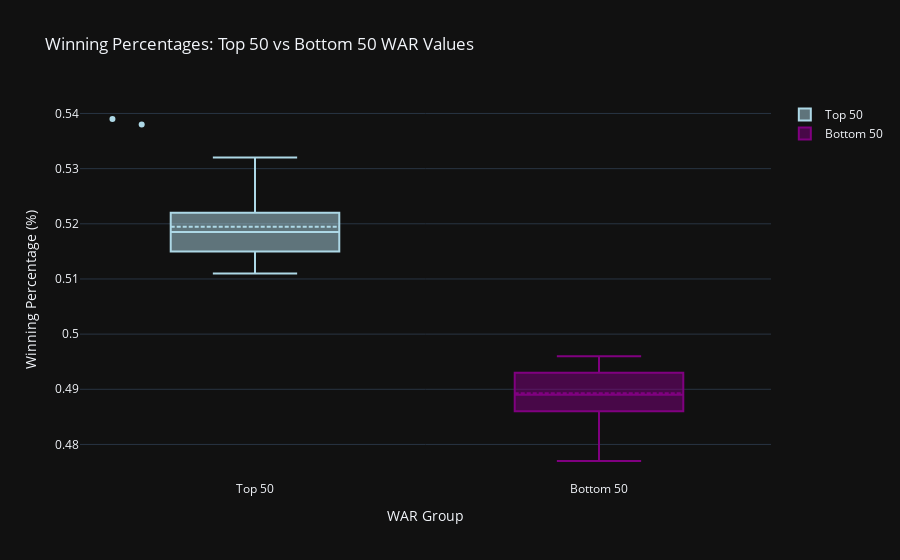

The notebook cell this image was saved under:
### Code cell
import os
import pandas as pd
import plotly.graph_objects as go

# Define the path to your CSV file
csv_file_path = 'WAR_2023.csv'

# Check if the file exists
if not os.path.exists(csv_file_path):
    raise FileNotFoundError(f"The file '{csv_file_path}' does not exist.")

try:
    # Attempt to read the CSV file with different encodings
    try:
        df = pd.read_csv(csv_file_path, encoding='utf-8')
    except UnicodeDecodeError:
        try:
            df = pd.read_csv(csv_file_path, encoding='latin1')
        except UnicodeDecodeError:
            df = pd.read_csv(csv_file_path, encoding='iso-8859-1')
except Exception as e:
    raise ValueError(f"Error reading the CSV file: {e}")

# Ensure the CSV file has at least 18 columns
if df.shape[1] < 18:
    raise ValueError("The CSV file does not have at least 18 columns.")

try:
    # Extract the 16th column (index 15, since indexing starts from 0)
    column_16 = df.iloc[:, 15]

    # Ensure the column contains numeric values
    column_16 = pd.to_numeric(column_16, errors='coerce')
    
    # Drop NaN values that cannot be converted to numeric
    column_16 = column_16.dropna()

    # Sort the column in descending order and select the top 50 values
    top_50_values = column_16.nlargest(50)

    # Sort the column in ascending order and select the bottom 50 values
    bottom_50_values = column_16.nsmallest(50)

    # Extract the corresponding 18th column (index 17, since indexing starts from 0) values
    top_50_column_18 = df.iloc[top_50_values.index, 17]
    bottom_50_column_18 = df.iloc[bottom_50_values.index, 17]

    # Ensure the columns contain numeric values
    top_50_column_18 = pd.to_numeric(top_50_column_18, errors='coerce').dropna()
    bottom_50_column_18 = pd.to_numeric(bottom_50_column_18, errors='coerce').dropna()

    # Create a DataFrame for Plotly
    plot_df = pd.DataFrame({
        'WAR Group': ['Top 50'] * len(top_50_column_18) + ['Bottom 50'] * len(bottom_50_column_18),
        'Winning Percentage': pd.concat([top_50_column_18, bottom_50_column_18])
    })

    # Create the enhanced box plot with individual data points
    fig = go.Figure()

    # Add box plots for Top 50 and Bottom 50
    fig.add_trace(go.Box(
        y=plot_df[plot_df['WAR Group'] == 'Top 50']['Winning Percentage'],
        name='Top 50',
        boxmean=True,  # Display mean line
        jitter=0.3,  # Spread out points for better visibility
        pointpos=-1.5,  # Position points to the left of the box plot
        marker=dict(color='lightblue'),
        line=dict(color='lightblue')
    ))

    fig.add_trace(go.Box(
        y=plot_df[plot_df['WAR Group'] == 'Bottom 50']['Winning Percentage'],
        name='Bottom 50',
        boxmean=True,  # Display mean line
        jitter=0.3,  # Spread out points for better visibility
        pointpos=-1.5,  # Position points to the left of the box plot
        marker=dict(color='purple'),
        line=dict(color='purple')
    ))

    # Customize the layout
    fig.update_layout(
        title='Winning Percentages: Top 50 vs Bottom 50 WAR Values',
        yaxis_title='Winning Percentage (%)',
        xaxis_title='WAR Group',
        template='plotly_dark',
        showlegend=True
    )

    # Show the interactive plot
    fig.show()

except Exception as e:
    raise ValueError(f"Error processing the columns: {e}")

### Figure 1 — Plotly figure (JSON) as saved in the notebook; plotly's stock layout.template omitted (floating-point values rounded to 4 significant figures)
{"data": [{"boxmean": true, "jitter": 0.3, "line": {"color": "lightblue"}, "marker": {"color": "lightblue"}, "name": "Top 50", "pointpos": -1.5, "type": "box", "y": [0.539, 0.538, 0.532, 0.531, 0.532, 0.527, 0.525, 0.524, 0.528, 0.523, 0.523, 0.524, 0.52, 0.522, 0.521, 0.52, 0.52, 0.519, 0.52, 0.519, 0.519, 0.518, 0.519, 0.518, 0.519, 0.516, 0.518, 0.517, 0.517, 0.519, 0.518, 0.516, 0.514, 0.515, 0.513, 0.518, 0.519, 0.513, 0.514, 0.513, 0.514, 0.515, 0.514, 0.515, 0.516, 0.512, 0.512, 0.511, 0.513, 0.511]}, {"boxmean": true, "jitter": 0.3, "line": {"color": "purple"}, "marker": {"color": "purple"}, "name": "Bottom 50", "pointpos": -1.5, "type": "box", "y": [0.477, 0.482, 0.484, 0.485, 0.485, 0.483, 0.488, 0.486, 0.486, 0.488, 0.486, 0.486, 0.485, 0.483, 0.489, 0.487, 0.493, 0.49, 0.492, 0.49, 0.489, 0.487, 0.485, 0.489, 0.487, 0.489, 0.493, 0.492, 0.491, 0.488, 0.494, 0.488, 0.494, 0.494, 0.491, 0.492, 0.487, 0.495, 0.487, 0.494, 0.494, 0.494, 0.492, 0.496, 0.492, 0.494, 0.494, 0.494, 0.489, 0.493]}], "layout": {"showlegend": true, "title": {"text": "Winning Percentages: Top 50 vs Bottom 50 WAR Values"}, "xaxis": {"title": {"text": "WAR Group"}}, "yaxis": {"title": {"text": "Winning Percentage (%)"}}}}
